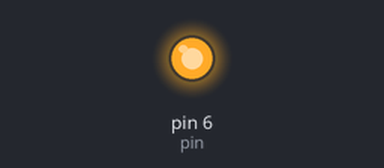
Simulated run of this sketch. Board: Arduino Uno, built with avr-gcc and run on an emulated ATmega328P. On the bench: output pins drawn as LEDs (lit = HIGH).

Above: at 1.5 s.
At 4.5 s:
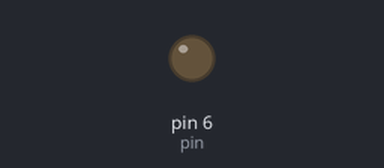
Timing chart, 0 to 7.8 s (numbered marks = the images above):
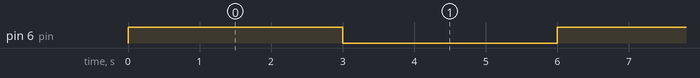

Measured:
- by itself, pin 6 (pin): alternates HIGH for 3.0 s and LOW for 3.0 s

The sketch:

waterpump.ino
```cpp
int pin = 6;

void setup() {
  pinMode(pin,OUTPUT);

}

void loop() {
  digitalWrite(pin,255);
  delay(3000);
  digitalWrite(pin,LOW);
  delay(3000);
  digitalWrite(pin,100);
  delay(3000);
  digitalWrite(pin,LOW);
  delay(3000);
}
```
